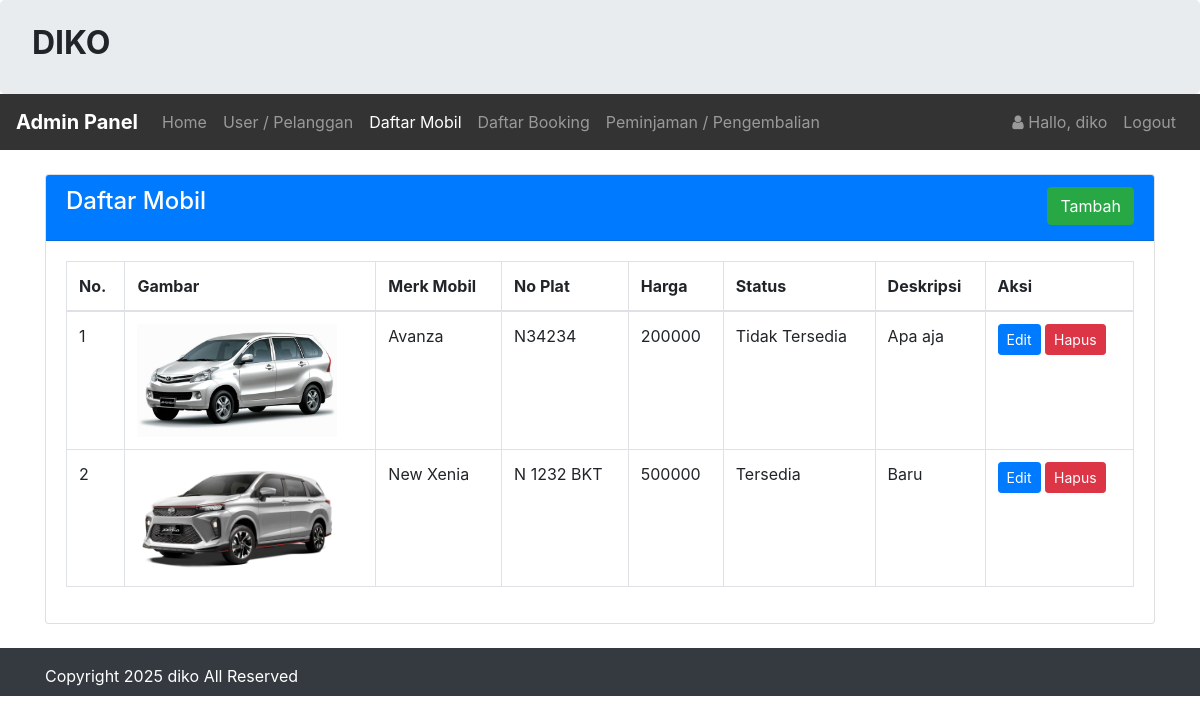
/admin/mobil/mobil.php (signed in), run on an earlier commit of the app's database.
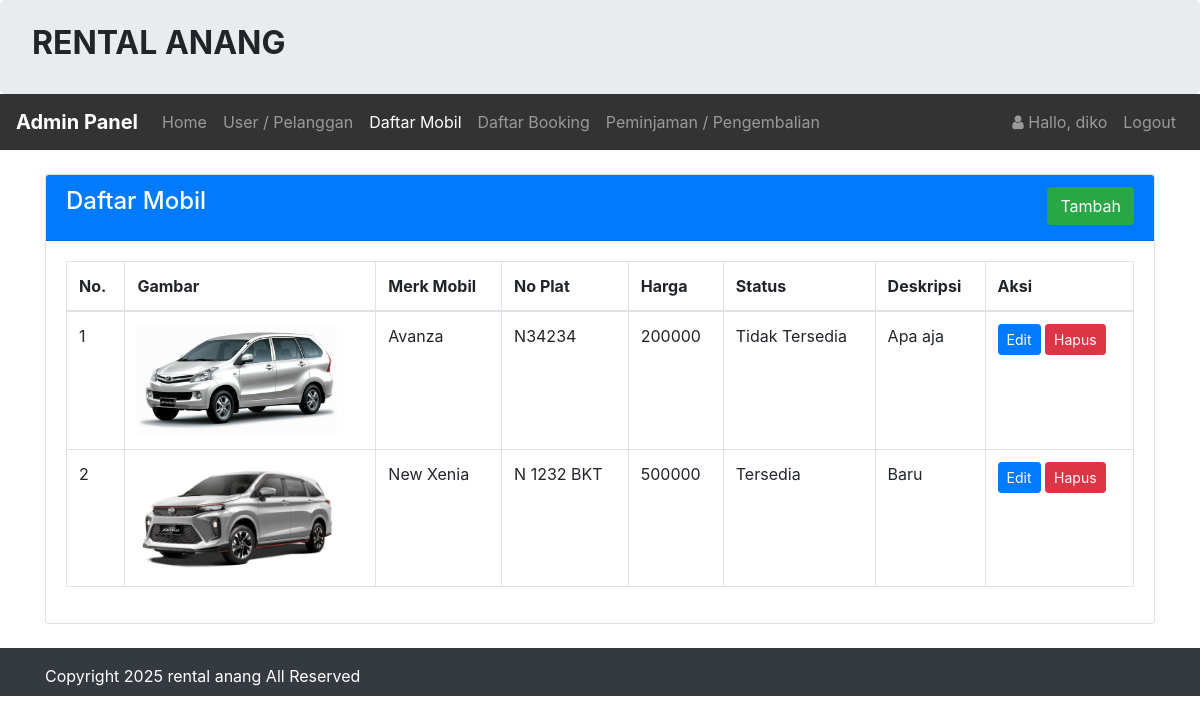
And on a later commit of the database.
### tables this page shows
CREATE TABLE `infoweb` (
  `id` int(11) NOT NULL,
  `nama_rental` varchar(255) DEFAULT NULL,
  `telp` varchar(15) DEFAULT NULL,
  `alamat` text DEFAULT NULL,
  `email` varchar(255) DEFAULT NULL,
  `no_rek` text DEFAULT NULL,
  `updated_at` timestamp NOT NULL DEFAULT current_timestamp()
);

### koneksi/koneksi.php (called while the page is built, shortened)
<?php
    $user = 'root';
    $pass = '';
    $koneksi = new PDO("mysql:host=localhost;dbname=codekop_free_rental_mobil", $user, $pass);
    $url = "http://localhost/rental_mobil-master/";
    $sql_web = "SELECT * FROM infoweb WHERE id = 1";
    $row_web = $koneksi->prepare($sql_web);
    $row_web->execute();
    $info_web = $row_web->fetch(PDO::FETCH_OBJ);
?>

### admin/mobil/mobil.php (the view, shortened to what the changed rows need)
<?php
    require '../../koneksi/koneksi.php';
    include '../header.php';
?>
<br>
<div class="container">
    <div class="card">
        <div class="card-body">
            <div class="table-responsive">
                <table class="table table-bordered">
                    <thead>
                        <tr>
                            <th>No.</th>
                            <th>Gambar</th>
                            <th>Merk Mobil</th>
                            <th>No Plat</th>
                            <th>Harga</th>
                            <th>Status</th>
                            <th>Deskripsi</th>
                            <th>Aksi</th>
                        </tr>
                    </thead>
                </table>
            </div>
        </div>
    </div>
</div>
<?php  include '../footer.php';?>

### admin/header.php (shortened to what the changed rows need)
<!doctype html>
<html lang="en">
  <head>
    <link rel="stylesheet" href="<?php echo $url;?>assets/css/bootstrap.css" >
    <link rel="stylesheet" href="<?php echo $url;?>assets/css/font-awesome.css" >
  </head>
  <body>
    <div class="jumbotron pt-4 pb-4">
        <div class="row">
            <div class="col-sm-8">
                <h2><b style="text-transform:uppercase;"><?= $info_web->nama_rental;?> </b></h2>
            </div>
        </div>
    </div>

### admin/footer.php (shortened to what the changed rows need)
    <div class="footer mt-4 bg-dark text-white pt-3 pb-2">
      <div class="container">
        Copyright <?= date('Y');?> <?= $info_web->nama_rental;?> All Reserved
      </div>
    </div>
  </body>
</html>

What changed in the data, as far as the page shows it:
changed infoweb: nama_rental "DIKO" → "RENTAL ANANG"; nama_rental "diko" → "rental anang"
